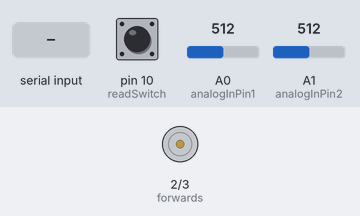
Simulated run of this sketch. Board: Arduino Uno, built with avr-gcc and run on an emulated ATmega328P. Parts: motor-driver pin pairs drawn as motors (green arrow = first pin HIGH = forward, orange = second pin HIGH = backward, longer = more drive). The test bench sets the inputs (shaded band); at power-on: pin 10 (readSwitch) HIGH, A0 (analogInPin1) = 512, A1 (analogInPin2) = 512. What the sketch prints to the serial monitor is not drawn.

Above: at 1.2 s.
1.3 s: "d" received over Serial
At 2.1 s:
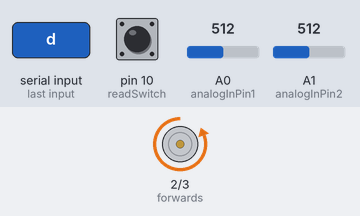
2.8 s: "u" received over Serial
At 3.2 s:
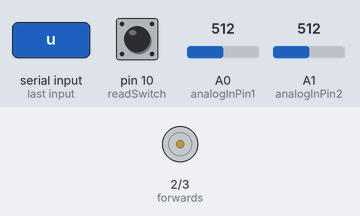
4.3 s: "f" received over Serial
At 5.5 s:
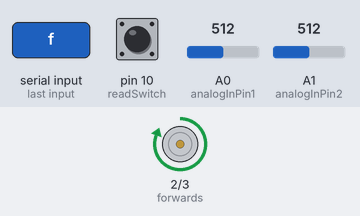
7.3 s: "s" received over Serial
At 7.8 s:
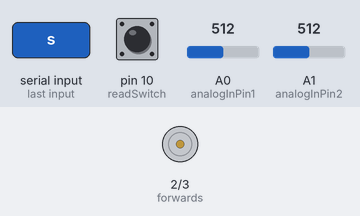
Timing chart, 0 to 10.3 s (numbered marks = the images above; inputs shaded):
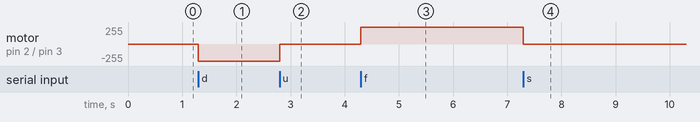

The sketch:

ReadData.ino
```cpp
// These constants won't change. They're used to give names to the pins used:
const int analogInPin1 = A0;  // Analog input pin that the potentiometer is attached to
const int analogInPin2 = A1;
int16_t sensorValue1 = 0;        // value read from the EMG
int16_t sensorValue2 = 0;
String stringVal1 = "";
String stringVal2 = "";
const uint16_t t1_load = 0;
const uint16_t t1_comp = 1991;
const int memCap = 1024;
bool tx = false;
char cmd = 's';
const int forwards = 2;
const int backwards = 3;//assign relay INx pin to arduino pin
int count = 0;
const int power = 8;
const int readSwitch = 10;
const int gnd = 12;
int val = 0;

void setup() {
  // initialize serial communications at 9600 bps:
  Serial.begin(230400);
  pinMode(forwards, OUTPUT);//set relay as an output
  pinMode(backwards, OUTPUT);//set relay as an output
  pinMode(power, OUTPUT);
  pinMode(readSwitch, INPUT);
  pinMode(gnd, OUTPUT);
  digitalWrite(power, HIGH);
  digitalWrite(gnd, LOW);

  TCCR1A = 0;     //Reset timer 1 CtrlReg A

  // Prescaler of 8
  TCCR1B &= ~(1 << CS12); // CS12 = 0
  TCCR1B |= (1 << CS11);  // CS11 = 1
  TCCR1B &= ~(1 << CS10); // CS10 = 0

  TCNT1 = t1_load;
  OCR1A = t1_comp;
  TIMSK1 = (1 << OCIE1A);
  //cli();
  sei();    //Enable Interrupts

}

void loop() {

  // FUNCTIONALITY:
  // 1) Read from sensor
  // 2) Send via bluetooth
  // 3) Check for command
  // 4) Execute command if needs be

  // COMMANDS
  // u = up (timed)
  // d = down (timed)
  // s = stay
  // f = up
  // b = down
  val = digitalRead(readSwitch);
  if(Serial.available()){
    cmd = (char) Serial.read();
    //Serial.print("Initial Command set to ");
    //Serial.println(cmd);
    //delay(100);

    if(cmd == 's'){
      digitalWrite(forwards, LOW);
      digitalWrite(backwards, LOW);
    }
    else if(cmd == 'd'){
      digitalWrite(forwards, LOW);
      digitalWrite(backwards, HIGH);
    }
    else if(cmd == 'u'){                // Actuator "Up" command received
      digitalWrite(forwards, HIGH);     // Switch relays in order to move actuator up
      digitalWrite(backwards, LOW);     // "
      do {
        val = digitalRead(readSwitch);  // read switch pin
        delay(1);
      } while (val == 0);               // breaks out when switch is tripped
      digitalWrite(forwards, LOW);      // Switch relays in order to stop actuator
      digitalWrite(backwards, LOW);     // "
    }
    else if(cmd == 'f'){
      digitalWrite(forwards, HIGH);
      digitalWrite(backwards, LOW);
    }else if(cmd == 'b'){
      digitalWrite(forwards, LOW);
      digitalWrite(backwards, HIGH);
    }
    else{
      //Serial.println("Not catching");
    }
  }


}

ISR(TIMER1_COMPA_vect){
  TCNT1 = t1_load;

  sensorValue1 = analogRead(analogInPin1);
  sensorValue2 = analogRead(analogInPin2);

  Serial.print(sensorValue1 - 316);
  Serial.print(",");
  Serial.println(sensorValue2 - 316);

}
```

Measured:
- after the input at 1.3 s, motor on pin 2 (forwards) / pin 3 (backwards): stopped → backward 255/255 at once
- after the input at 2.8 s, motor on pin 2 (forwards) / pin 3 (backwards): backward 255/255 → stopped at once
- after the input at 4.3 s, motor on pin 2 (forwards) / pin 3 (backwards): stopped → forward 255/255 at once
- after the input at 7.3 s, motor on pin 2 (forwards) / pin 3 (backwards): forward 255/255 → stopped at once
